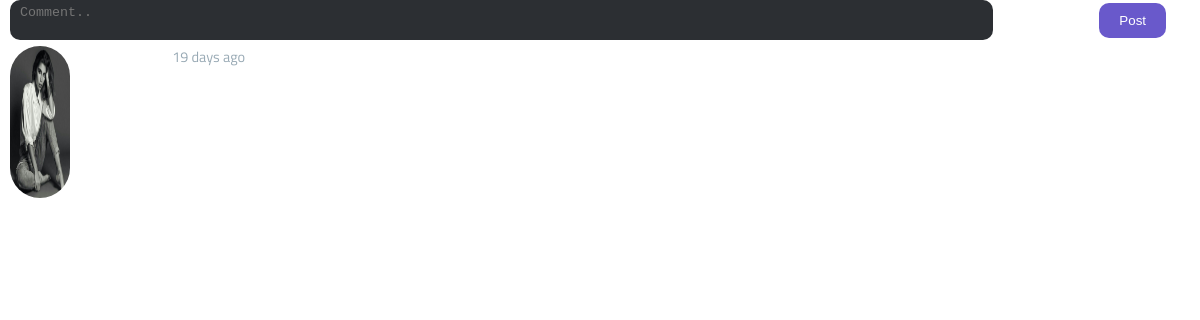
/comment_frame.php?post_id=69 (signed in), run on the app's committed database.
### tables this page shows
CREATE TABLE `comments` (
  `id` int(11) NOT NULL,
  `post_body` text NOT NULL,
  `posted_by` varchar(60) NOT NULL,
  `posted_to` varchar(60) NOT NULL,
  `date_added` datetime NOT NULL,
  `post_id` int(11) NOT NULL
);

CREATE TABLE `users` (
  `id` int(11) NOT NULL,
  `first_name` varchar(25) NOT NULL,
  `last_name` varchar(25) NOT NULL,
  `username` varchar(100) NOT NULL,
  `email` varchar(100) NOT NULL,
  `password` varchar(255) NOT NULL,
  `signup_date` date NOT NULL,
  `profile_pic` varchar(255) NOT NULL,
  `cover_pic` varchar(255) NOT NULL,
  `num_posts` int(11) NOT NULL,
  `user_closed` varchar(3) NOT NULL,
  `friend_array` text NOT NULL
);

### private/includes/classes/User.php (called while the page is built, shortened)
<?php
class User
{
	private $user;
	private $con;
	public function __construct($con, $user)
	{
		$this->con = $con;
		$user_details_query = mysqli_query($con, "SELECT * FROM users WHERE username='$user'");
		$this->user = mysqli_fetch_array($user_details_query);
	}
	public function getProfilePic()
	{
		$username = $this->user['username'];
		$query = $this->con->prepare("SELECT profile_pic FROM users WHERE username=?");
		$query->bind_param("s", $username);
		$query->execute();
		$result = $query->get_result();
		$row = $result->fetch_assoc();
		return $row['profile_pic'];
	}
}

### public/comment_frame.php (the view, shortened to what this page needs)
<html>
<head>
	<link rel="stylesheet" type="text/css" href="../assets/css/stylesheet.css">
</head>
<body>
	<?php
	require '../private/config/config.php';
	include("../private/includes/classes/User.php");
	include("../private/includes/classes/Post.php");
	include("../private/includes/classes/Notification.php");
	?>
	<?php
	if (isset($_GET['post_id'])) {
		$post_id = $_GET['post_id'];
	}
	?>
	<form action="comment_frame.php?post_id=<?php echo $post_id; ?>" id="comment_form" name="postComment<?php echo $post_id; ?>" method="POST">
		<textarea name="post_body" placeholder="Comment.."></textarea>
		<input type="submit" name="postComment<?php echo $post_id; ?>" value="Post">
	</form>
	<?php
	$get_comments = mysqli_query($con, "SELECT * FROM comments WHERE post_id='$post_id' ORDER BY id ASC");
	$count = mysqli_num_rows($get_comments);
	if ($count != 0) {
		while ($comment = mysqli_fetch_array($get_comments)) {
			$comment_body = $comment['post_body'];
			$posted_by = $comment['posted_by'];
			$date_added = $comment['date_added'];
			$date_time_now = date("Y-m-d H:i:s");
			$start_date = new DateTime($date_added);
			$end_date = new DateTime($date_time_now);
			$interval = $start_date->diff($end_date);
			if ($interval->y >= 1) {
				if ($interval->y == 1)
					$time_message = $interval->y . " year ago";
				else
					$time_message = $interval->y . " years ago";
			} else if ($interval->d >= 1) {
				if ($interval->d == 1) {
					$time_message = "Yesterday";
				} else {
					$time_message = $interval->d . " days ago";
				}
			} else if ($interval->h >= 1) {
				if ($interval->h == 1) {
					$time_message = $interval->h . " hour ago";
				} else {
					$time_message = $interval->h . " hours ago";
				}
			} else if ($interval->i >= 1) {
				if ($interval->i == 1) {
					$time_message = $interval->i . " minute ago";
				} else {
					$time_message = $interval->i . " minutes ago";
				}
			} else {
				if ($interval->s < 30) {
					$time_message = "Just now";
				} else {
					$time_message = $interval->s . " seconds ago";
				}
			}
			$user_obj = new User($con, $posted_by);
	?>
			<div class="comment_section">
				<div class="comment_header"><a href="<?php echo $posted_by ?>" target="_parent"><img src="../<?php echo $user_obj->getProfilePic(); ?>" title="<?php echo $posted_by; ?>"></a>
					<a href="<?php echo $posted_by ?>" target="_parent"> <b> <?php echo $user_obj->getFirstAndLastName(); ?> </b></a>
					<a class="date"> <?php echo $time_message . "</a>" . "</div><p>" . $comment_body;
										"</p>" ?>
				</div>
		<?php
		}
	} else {
		echo "<center style='color: white;'><br><br>No Comments to Show!</center>";
	}
		?>
</body>
</html>

### assets/css/stylesheet.css (style rules this page uses)
* { margin: 0; padding: 0; -webkit-box-sizing: border-box; box-sizing: border-box; }
body { height: auto; width: 100vw; font-size: 16px; font-family: "Titillium Web", sans-serif; overflow-x: hidden; cursor: default; }
a { cursor: pointer; text-decoration: none; }

### public/comment_frame.php (style rules this page uses)
body { width: 98%; height: auto; padding: 0 10px; }
#comment_form { display: flex; flex-direction: row; align-items: center; justify-content: space-between; }
#comment_form textarea { resize: none; width: 85%; border: none; background-color: #2c2f33; border-radius: 10px; padding: 5px 10px; color: #FFFFFF; }
#comment_form input { padding: 10px 20px; background-color: #6959cb; border: none; border-radius: 10px; color: #FFFFFF; }
.comment_section { width: 100%; margin: 6px 0; display: flex; flex-direction: column; }
.comment_section a img { height: 19vh; width: 5vw; border-radius: 50px; margin-right: 5px; }
.comment_section .comment_header { display: flex; flex-direction: row; align-items: center; }
.comment_section a { height: 19vh; width: auto; margin-right: 5px; color: white; text-decoration: none; }
.comment_section .date { height: 19vh; width: auto; font-size: 0.9rem; margin-right: 5px; color: #99aab5; text-decoration: none; }
.comment_section p { color: #FFFFFF; padding: 10px 0; }

### data on the page
comments: posted_by.profile_pic (picture), date_added "19 days ago"
